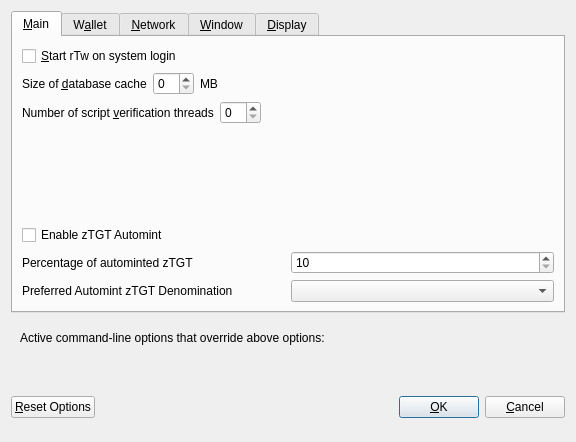
<?xml version="1.0" encoding="UTF-8"?>
<ui version="4.0">
 <class>OptionsDialog</class>
 <widget class="QDialog" name="OptionsDialog">
  <property name="geometry">
   <rect>
    <x>0</x>
    <y>0</y>
    <width>576</width>
    <height>442</height>
   </rect>
  </property>
  <property name="windowTitle">
   <string>Options</string>
  </property>
  <property name="modal">
   <bool>true</bool>
  </property>
  <layout class="QVBoxLayout" name="verticalLayout">
   <item>
    <widget class="QTabWidget" name="tabWidget">
     <property name="currentIndex">
      <number>0</number>
     </property>
     <widget class="QWidget" name="tabMain">
      <attribute name="title">
       <string>&amp;Main</string>
      </attribute>
      <layout class="QVBoxLayout" name="verticalLayout_Main">
       <item>
        <widget class="QCheckBox" name="bitcoinAtStartup">
         <property name="toolTip">
          <string>Automatically start rTw after logging in to the system.</string>
         </property>
         <property name="text">
          <string>&amp;Start rTw on system login</string>
         </property>
        </widget>
       </item>
       <item>
        <layout class="QHBoxLayout" name="horizontalLayout_2_Main">
         <item>
          <widget class="QLabel" name="databaseCacheLabel">
           <property name="text">
            <string>Size of &amp;database cache</string>
           </property>
           <property name="textFormat">
            <enum>Qt::PlainText</enum>
           </property>
           <property name="buddy">
            <cstring>databaseCache</cstring>
           </property>
          </widget>
         </item>
         <item>
          <widget class="QSpinBox" name="databaseCache"/>
         </item>
         <item>
          <widget class="QLabel" name="databaseCacheUnitLabel">
           <property name="text">
            <string>MB</string>
           </property>
           <property name="textFormat">
            <enum>Qt::PlainText</enum>
           </property>
          </widget>
         </item>
         <item>
          <spacer name="horizontalSpacer_2_Main">
           <property name="orientation">
            <enum>Qt::Horizontal</enum>
           </property>
           <property name="sizeHint" stdset="0">
            <size>
             <width>40</width>
             <height>20</height>
            </size>
           </property>
          </spacer>
         </item>
        </layout>
       </item>
       <item>
        <layout class="QHBoxLayout" name="horizontalLayout_3_Main">
         <item>
          <widget class="QLabel" name="threadsScriptVerifLabel">
           <property name="text">
            <string>Number of script &amp;verification threads</string>
           </property>
           <property name="textFormat">
            <enum>Qt::PlainText</enum>
           </property>
           <property name="buddy">
            <cstring>threadsScriptVerif</cstring>
           </property>
          </widget>
         </item>
         <item>
          <widget class="QSpinBox" name="threadsScriptVerif">
           <property name="toolTip">
            <string>(0 = auto, &lt;0 = leave that many cores free)</string>
           </property>
          </widget>
         </item>
         <item>
          <spacer name="horizontalSpacer_3_Main">
           <property name="orientation">
            <enum>Qt::Horizontal</enum>
           </property>
           <property name="sizeHint" stdset="0">
            <size>
             <width>40</width>
             <height>20</height>
            </size>
           </property>
          </spacer>
         </item>
        </layout>
       </item>
       <item>
        <spacer name="verticalSpacer_2">
         <property name="orientation">
          <enum>Qt::Vertical</enum>
         </property>
         <property name="sizeHint" stdset="0">
          <size>
           <width>20</width>
           <height>40</height>
          </size>
         </property>
        </spacer>
       </item>
       <item>
        <widget class="QCheckBox" name="checkBoxZeromintEnable">
         <property name="toolTip">
          <string>Enable automatic minting of rTw units to zTGT</string>
         </property>
         <property name="layoutDirection">
          <enum>Qt::LeftToRight</enum>
         </property>
         <property name="text">
          <string>Enable zTGT Automint</string>
         </property>
        </widget>
       </item>
       <item>
        <layout class="QHBoxLayout" name="horizontalLayout_3">
         <item>
          <widget class="QLabel" name="percentage_label">
           <property name="toolTip">
            <string>Percentage of incoming rTw which get automatically converted to zTGT via Zerocoin Protocol (min: 10%)</string>
           </property>
           <property name="text">
            <string>Percentage of autominted zTGT</string>
           </property>
          </widget>
         </item>
         <item>
          <widget class="QSpinBox" name="zeromintPercentage">
           <property name="minimum">
            <number>10</number>
           </property>
           <property name="maximum">
            <number>100</number>
           </property>
          </widget>
         </item>
        </layout>
       </item>
       <item>
        <layout class="QHBoxLayout" name="horizontalLayout" stretch="0,0">
         <property name="sizeConstraint">
          <enum>QLayout::SetFixedSize</enum>
         </property>
         <item>
          <widget class="QLabel" name="labelPreferredDenom">
           <property name="maximumSize">
            <size>
             <width>16777215</width>
             <height>16777215</height>
            </size>
           </property>
           <property name="toolTip">
            <string>Wait with automatic conversion to Zerocoin until enough rTw for this denomination is available</string>
           </property>
           <property name="text">
            <string>Preferred Automint zTGT Denomination</string>
           </property>
          </widget>
         </item>
         <item>
          <widget class="QComboBox" name="preferredDenom">
           <property name="maximumSize">
            <size>
             <width>16777215</width>
             <height>27</height>
            </size>
           </property>
           <property name="toolTip">
            <string>Wait with automatic conversion to Zerocoin until enough rTw for this denomination is available</string>
           </property>
           <property name="maxVisibleItems">
            <number>9</number>
           </property>
           <property name="maxCount">
            <number>9</number>
           </property>
          </widget>
         </item>
        </layout>
       </item>
      </layout>
     </widget>
     <widget class="QWidget" name="tabWallet">
      <attribute name="title">
       <string>W&amp;allet</string>
      </attribute>
      <layout class="QVBoxLayout" name="verticalLayout_Wallet">
       <item>
        <layout class="QHBoxLayout" name="horizontalLayout_2_Wallet">
         <item>
          <widget class="QLabel" name="labelStakeSplitThresholdText">
           <property name="text">
            <string>Stake split threshold:</string>
           </property>
          </widget>
         </item>
         <item>
          <widget class="QSpinBox" name="spinBoxStakeSplitThreshold">
           <property name="minimum">
            <number>1</number>
           </property>
           <property name="maximum">
            <number>999999</number>
           </property>
          </widget>
         </item>
        </layout>
       </item>
       <item>
        <widget class="QGroupBox" name="groupBox">
         <property name="title">
          <string>Expert</string>
         </property>
         <layout class="QVBoxLayout" name="verticalLayout_2">
          <item>
           <widget class="QCheckBox" name="coinControlFeatures">
            <property name="toolTip">
             <string>Whether to show coin control features or not.</string>
            </property>
            <property name="text">
             <string>Enable coin &amp;control features</string>
            </property>
           </widget>
          </item>
          <item>
           <widget class="QCheckBox" name="spendZeroConfChange">
            <property name="toolTip">
             <string>If you disable the spending of unconfirmed change, the change from a transaction&lt;br/&gt;cannot be used until that transaction has at least one confirmation.&lt;br/&gt;This also affects how your balance is computed.</string>
            </property>
            <property name="text">
             <string>&amp;Spend unconfirmed change</string>
            </property>
           </widget>
          </item>
         </layout>
        </widget>
       </item>
       <item>
        <spacer name="verticalSpacer_Wallet">
         <property name="orientation">
          <enum>Qt::Vertical</enum>
         </property>
         <property name="sizeHint" stdset="0">
          <size>
           <width>20</width>
           <height>40</height>
          </size>
         </property>
        </spacer>
       </item>
      </layout>
     </widget>
     <widget class="QWidget" name="tabNetwork">
      <attribute name="title">
       <string>&amp;Network</string>
      </attribute>
      <layout class="QVBoxLayout" name="verticalLayout_Network">
       <item>
        <widget class="QCheckBox" name="mapPortUpnp">
         <property name="toolTip">
          <string>Automatically open the rTw client port on the router. This only works when your router supports UPnP and it is enabled.</string>
         </property>
         <property name="text">
          <string>Map port using &amp;UPnP</string>
         </property>
        </widget>
       </item>
       <item>
        <widget class="QCheckBox" name="allowIncoming">
         <property name="toolTip">
          <string>Accept connections from outside</string>
         </property>
         <property name="text">
          <string>Allow incoming connections</string>
         </property>
        </widget>
       </item>
       <item>
        <widget class="QCheckBox" name="connectSocks">
         <property name="toolTip">
          <string>Connect to the TGT network through a SOCKS5 proxy.</string>
         </property>
         <property name="text">
          <string>&amp;Connect through SOCKS5 proxy (default proxy):</string>
         </property>
        </widget>
       </item>
       <item>
        <layout class="QHBoxLayout" name="horizontalLayout_1_Network">
         <item>
          <widget class="QLabel" name="proxyIpLabel">
           <property name="text">
            <string>Proxy &amp;IP:</string>
           </property>
           <property name="textFormat">
            <enum>Qt::PlainText</enum>
           </property>
           <property name="buddy">
            <cstring>proxyIp</cstring>
           </property>
          </widget>
         </item>
         <item>
          <widget class="QValidatedLineEdit" name="proxyIp">
           <property name="minimumSize">
            <size>
             <width>140</width>
             <height>0</height>
            </size>
           </property>
           <property name="maximumSize">
            <size>
             <width>140</width>
             <height>16777215</height>
            </size>
           </property>
           <property name="toolTip">
            <string>IP address of the proxy (e.g. IPv4: 127.0.0.1 / IPv6: ::1)</string>
           </property>
          </widget>
         </item>
         <item>
          <widget class="QLabel" name="proxyPortLabel">
           <property name="text">
            <string>&amp;Port:</string>
           </property>
           <property name="textFormat">
            <enum>Qt::PlainText</enum>
           </property>
           <property name="buddy">
            <cstring>proxyPort</cstring>
           </property>
          </widget>
         </item>
         <item>
          <widget class="QLineEdit" name="proxyPort">
           <property name="minimumSize">
            <size>
             <width>55</width>
             <height>0</height>
            </size>
           </property>
           <property name="maximumSize">
            <size>
             <width>55</width>
             <height>16777215</height>
            </size>
           </property>
           <property name="toolTip">
            <string>Port of the proxy (e.g. 9050)</string>
           </property>
          </widget>
         </item>
         <item>
          <spacer name="horizontalSpacer_1_Network">
           <property name="orientation">
            <enum>Qt::Horizontal</enum>
           </property>
           <property name="sizeHint" stdset="0">
            <size>
             <width>40</width>
             <height>20</height>
            </size>
           </property>
          </spacer>
         </item>
        </layout>
       </item>
       <item>
        <spacer name="verticalSpacer_Network">
         <property name="orientation">
          <enum>Qt::Vertical</enum>
         </property>
         <property name="sizeHint" stdset="0">
          <size>
           <width>20</width>
           <height>40</height>
          </size>
         </property>
        </spacer>
       </item>
      </layout>
     </widget>
     <widget class="QWidget" name="tabWindow">
      <attribute name="title">
       <string>&amp;Window</string>
      </attribute>
      <layout class="QVBoxLayout" name="verticalLayout_Window">
       <item>
        <widget class="QCheckBox" name="minimizeToTray">
         <property name="toolTip">
          <string>Show only a tray icon after minimizing the window.</string>
         </property>
         <property name="text">
          <string>&amp;Minimize to the tray instead of the taskbar</string>
         </property>
        </widget>
       </item>
       <item>
        <widget class="QCheckBox" name="minimizeOnClose">
         <property name="toolTip">
          <string>Minimize instead of exit the application when the window is closed. When this option is enabled, the application will be closed only after selecting Quit in the menu.</string>
         </property>
         <property name="text">
          <string>M&amp;inimize on close</string>
         </property>
        </widget>
       </item>
       <item>
        <spacer name="verticalSpacer_Window">
         <property name="orientation">
          <enum>Qt::Vertical</enum>
         </property>
         <property name="sizeHint" stdset="0">
          <size>
           <width>20</width>
           <height>40</height>
          </size>
         </property>
        </spacer>
       </item>
      </layout>
     </widget>
     <widget class="QWidget" name="tabDisplay">
      <attribute name="title">
       <string>&amp;Display</string>
      </attribute>
      <layout class="QVBoxLayout" name="verticalLayout_Display">
       <item>
        <layout class="QHBoxLayout" name="horizontalLayout_1_Display">
         <item>
          <widget class="QLabel" name="langLabel">
           <property name="text">
            <string>User Interface &amp;language:</string>
           </property>
           <property name="textFormat">
            <enum>Qt::PlainText</enum>
           </property>
           <property name="buddy">
            <cstring>lang</cstring>
           </property>
          </widget>
         </item>
         <item>
          <widget class="QValueComboBox" name="lang">
           <property name="toolTip">
            <string>The user interface language can be set here. This setting will take effect after restarting rTw.</string>
           </property>
          </widget>
         </item>
        </layout>
       </item>
       <item>
        <widget class="QLabel" name="label_3">
         <property name="toolTip">
          <string notr="true"/>
         </property>
         <property name="statusTip">
          <string notr="true"/>
         </property>
         <property name="whatsThis">
          <string notr="true"/>
         </property>
         <property name="accessibleName">
          <string notr="true"/>
         </property>
         <property name="text">
          <string>Language missing or translation incomplete? Help contributing translations here:
https://nur1labs.com/</string>
         </property>
         <property name="wordWrap">
          <bool>true</bool>
         </property>
         <property name="openExternalLinks">
          <bool>true</bool>
         </property>
         <property name="textInteractionFlags">
          <set>Qt::TextBrowserInteraction</set>
         </property>
        </widget>
       </item>
       <item>
        <layout class="QHBoxLayout" name="horizontalLayout_4_Display" stretch="0,0">
         <item>
          <widget class="QLabel" name="themeLabel">
           <property name="text">
            <string>User Interface Theme:</string>
           </property>
          </widget>
         </item>
         <item>
          <widget class="QValueComboBox" name="theme"/>
         </item>
        </layout>
       </item>
       <item>
        <widget class="Line" name="line">
         <property name="orientation">
          <enum>Qt::Horizontal</enum>
         </property>
        </widget>
       </item>
       <item>
        <layout class="QHBoxLayout" name="horizontalLayout_2_Display">
         <item>
          <widget class="QLabel" name="unitLabel">
           <property name="text">
            <string>&amp;Unit to show amounts in:</string>
           </property>
           <property name="textFormat">
            <enum>Qt::PlainText</enum>
           </property>
           <property name="buddy">
            <cstring>unit</cstring>
           </property>
          </widget>
         </item>
         <item>
          <widget class="QValueComboBox" name="unit">
           <property name="toolTip">
            <string>Choose the default subdivision unit to show in the interface and when sending coins.</string>
           </property>
          </widget>
         </item>
        </layout>
       </item>
       <item>
        <layout class="QHBoxLayout" name="horizontalLayout_5_Display">
         <item>
          <widget class="QLabel" name="digitsLabel">
           <property name="text">
            <string>Decimal digits</string>
           </property>
          </widget>
         </item>
         <item>
          <widget class="QValueComboBox" name="digits"/>
         </item>
        </layout>
       </item>
	   <item>
        <widget class="QCheckBox" name="checkBoxHideZeroBalances">
         <property name="toolTip">
          <string>Hide empty balances</string>
         </property>
         <property name="layoutDirection">
          <enum>Qt::LeftToRight</enum>
         </property>
         <property name="text">
          <string>Hide empty balances</string>
         </property>
        </widget>
       </item>
       <item>
        <layout class="QHBoxLayout" name="horizontalLayout_3_Display">
         <item>
          <widget class="QLabel" name="thirdPartyTxUrlsLabel">
           <property name="toolTip">
            <string>Third party URLs (e.g. a block explorer) that appear in the transactions tab as context menu items. %s in the URL is replaced by transaction hash. Multiple URLs are separated by vertical bar |.</string>
           </property>
           <property name="text">
            <string>Third party transaction URLs</string>
           </property>
           <property name="buddy">
            <cstring>thirdPartyTxUrls</cstring>
           </property>
          </widget>
         </item>
         <item>
          <widget class="QLineEdit" name="thirdPartyTxUrls">
           <property name="toolTip">
            <string>Third party URLs (e.g. a block explorer) that appear in the transactions tab as context menu items. %s in the URL is replaced by transaction hash. Multiple URLs are separated by vertical bar |.</string>
           </property>
          </widget>
         </item>
        </layout>
       </item>
       <item>
        <spacer name="verticalSpacer">
         <property name="orientation">
          <enum>Qt::Vertical</enum>
         </property>
         <property name="sizeHint" stdset="0">
          <size>
           <width>20</width>
           <height>40</height>
          </size>
         </property>
        </spacer>
       </item>
      </layout>
     </widget>
    </widget>
   </item>
   <item>
    <widget class="QFrame" name="frame">
     <layout class="QVBoxLayout" name="verticalLayout_Bottom">
      <item>
       <layout class="QHBoxLayout" name="horizontalLayout_Bottom">
        <item>
         <widget class="QLabel" name="overriddenByCommandLineInfoLabel">
          <property name="text">
           <string>Active command-line options that override above options:</string>
          </property>
          <property name="textFormat">
           <enum>Qt::PlainText</enum>
          </property>
         </widget>
        </item>
        <item>
         <spacer name="horizontalSpacer_Bottom">
          <property name="orientation">
           <enum>Qt::Horizontal</enum>
          </property>
          <property name="sizeHint" stdset="0">
           <size>
            <width>40</width>
            <height>20</height>
           </size>
          </property>
         </spacer>
        </item>
       </layout>
      </item>
      <item>
       <widget class="QLabel" name="overriddenByCommandLineLabel">
        <property name="text">
         <string/>
        </property>
        <property name="textFormat">
         <enum>Qt::PlainText</enum>
        </property>
        <property name="wordWrap">
         <bool>true</bool>
        </property>
       </widget>
      </item>
     </layout>
    </widget>
   </item>
   <item>
    <layout class="QHBoxLayout" name="horizontalLayout_Buttons">
     <item>
      <widget class="QPushButton" name="resetButton">
       <property name="toolTip">
        <string>Reset all client options to default.</string>
       </property>
       <property name="text">
        <string>&amp;Reset Options</string>
       </property>
       <property name="autoDefault">
        <bool>false</bool>
       </property>
      </widget>
     </item>
     <item>
      <spacer name="horizontalSpacer_1">
       <property name="orientation">
        <enum>Qt::Horizontal</enum>
       </property>
       <property name="sizeHint" stdset="0">
        <size>
         <width>40</width>
         <height>48</height>
        </size>
       </property>
      </spacer>
     </item>
     <item>
      <widget class="QLabel" name="statusLabel">
       <property name="minimumSize">
        <size>
         <width>200</width>
         <height>0</height>
        </size>
       </property>
       <property name="font">
        <font>
         <weight>75</weight>
         <bold>true</bold>
        </font>
       </property>
       <property name="text">
        <string/>
       </property>
       <property name="textFormat">
        <enum>Qt::PlainText</enum>
       </property>
       <property name="wordWrap">
        <bool>true</bool>
       </property>
      </widget>
     </item>
     <item>
      <spacer name="horizontalSpacer_2">
       <property name="orientation">
        <enum>Qt::Horizontal</enum>
       </property>
       <property name="sizeHint" stdset="0">
        <size>
         <width>40</width>
         <height>48</height>
        </size>
       </property>
      </spacer>
     </item>
     <item>
      <widget class="QPushButton" name="okButton">
       <property name="text">
        <string>&amp;OK</string>
       </property>
       <property name="autoDefault">
        <bool>false</bool>
       </property>
       <property name="default">
        <bool>true</bool>
       </property>
      </widget>
     </item>
     <item>
      <widget class="QPushButton" name="cancelButton">
       <property name="text">
        <string>&amp;Cancel</string>
       </property>
       <property name="autoDefault">
        <bool>false</bool>
       </property>
      </widget>
     </item>
    </layout>
   </item>
  </layout>
 </widget>
 <customwidgets>
  <customwidget>
   <class>QValidatedLineEdit</class>
   <extends>QLineEdit</extends>
   <header>qvalidatedlineedit.h</header>
  </customwidget>
  <customwidget>
   <class>QValueComboBox</class>
   <extends>QComboBox</extends>
   <header>qvaluecombobox.h</header>
  </customwidget>
 </customwidgets>
 <resources/>
 <connections/>
</ui>
